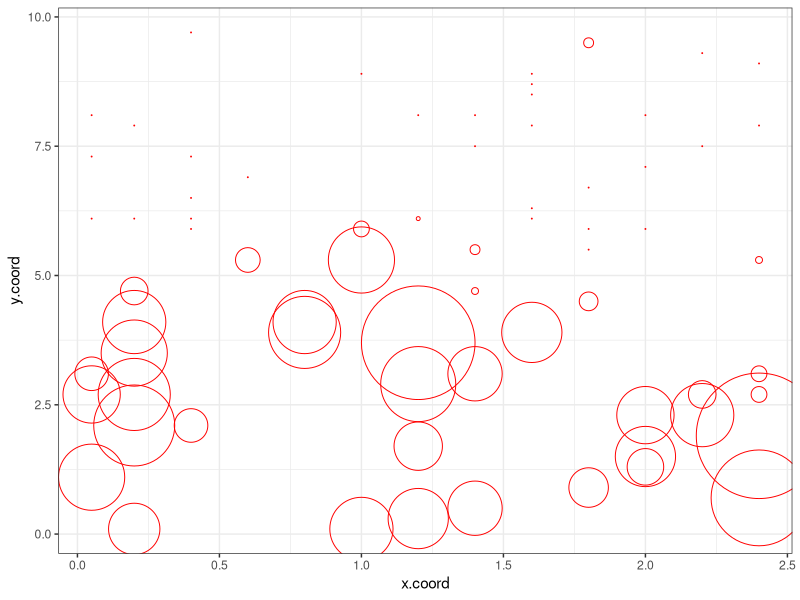

Write the R code that produced this figure.
## ---- chunk 1
# load up the classic 'mite' data from the vegan package and ggplot2
library(vegan)
library(ggplot2)
data(mite)
data(mite.xy)

# bind the x and y coordinates with the TVEL abundance data
df<-cbind.data.frame(mite$TVEL, mite.xy$x, mite.xy$y)

# rename the columns
colnames(df)<-c("TVEL", "x.coord", "y.coord")

# produce a simple bubble plot of the abundances across space
ggplot(df, aes(x=x.coord, y=y.coord)) +
  geom_point(shape=1,color="red", size=df$TVEL) +
  theme_bw()
